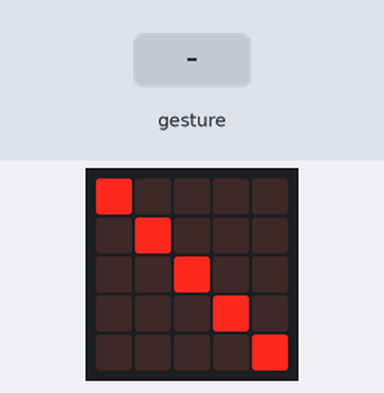
Bench run of a program on a simulated BBC micro:bit (MakeCode). On the bench: the board's 5×5 LED display. The test bench sets the inputs (shaded band). Random numbers come from a fixed seed; a tilt is held for 1.5 s and a shake lasts 1 s, then the board lies face up again.

Above: at 1.6 s.
1.7 s: gesture 'shake'
At 2.9 s:
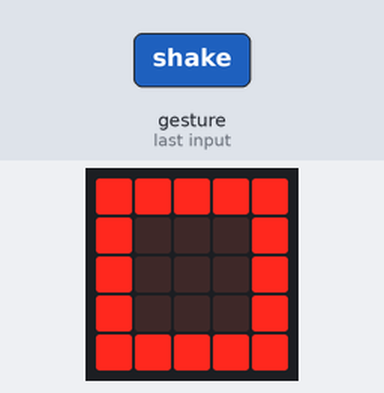
3.4 s: gesture 'shake'
At 4.2 s:
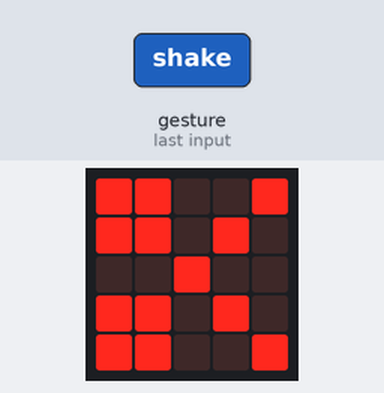
Timing chart, 0 to 6.4 s (numbered marks = the images above; inputs shaded):
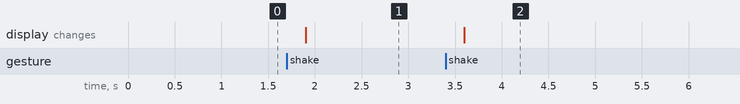

Measured:
- after the input at 1.7 s, the display: changes after 0.20 s (image 1)
- after the input at 3.4 s, the display: changes after 0.20 s (image 2)

The program:

main.ts
```typescript
input.onGesture(Gesture.Shake, function () {
    mano = randint(1, 3)
    if (mano == 1) {
        basic.showLeds(`
            # # # # #
            # . . . #
            # . . . #
            # . . . #
            # # # # #
            `)
    } else if (mano == 2) {
        basic.showLeds(`
            . . . . .
            . # # # .
            . # # # .
            . # # # .
            . . . . .
            `)
    } else {
        basic.showLeds(`
            # # . . #
            # # . # .
            . . # . .
            # # . # .
            # # . . #
            `)
    }
})
let mano = 0
basic.showLeds(`
    # . . . .
    . # . . .
    . . # . .
    . . . # .
    . . . . #
    `)
basic.forever(function () {
    if (true) {

    }
})
```

test.ts
```typescript
// aquí va el archivo "tests"; esto no se compilará cuando este paquete se utilice como una extensión.
```
